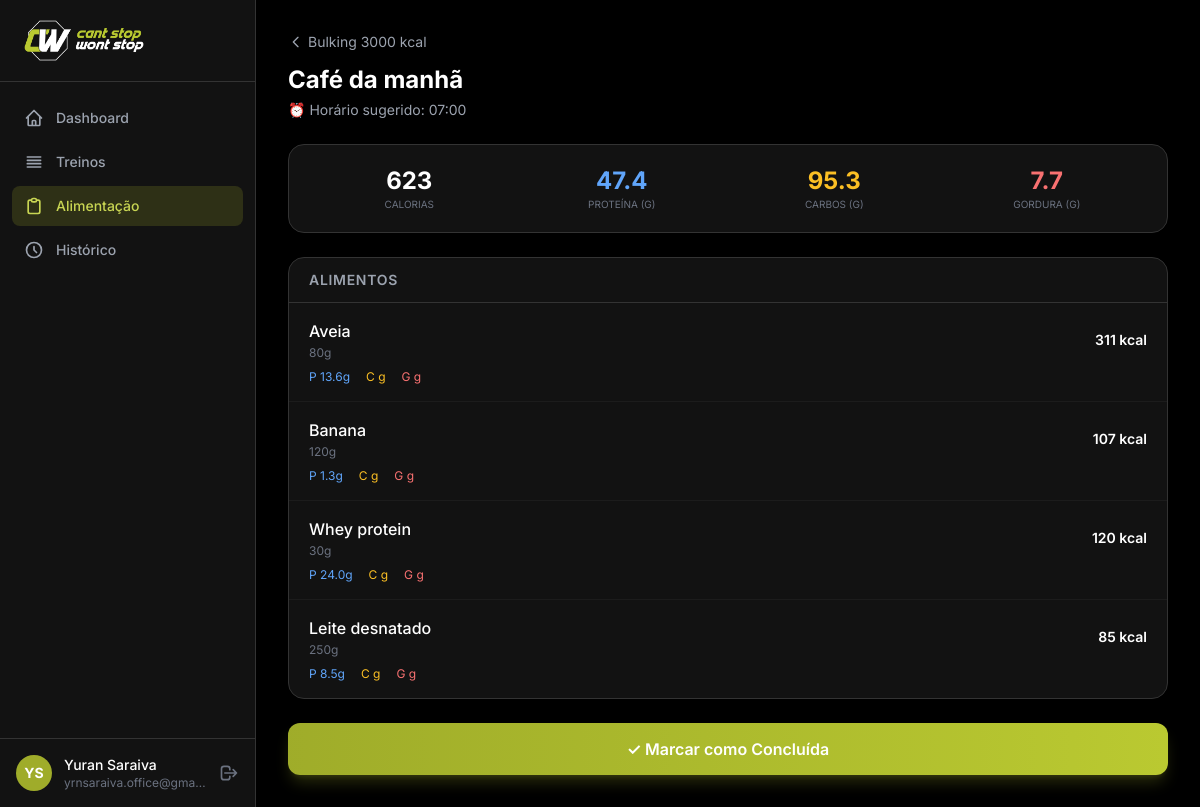
Page /app/nutrition/meal/1/ (signed in) on the committed database.
### apps/accounts/models.py (models this page shows, shortened)
class User(AbstractUser):
    class Role(models.TextChoices):
        COACH = "coach", "Coach"
        CLIENT = "client", "Cliente"
    role = models.CharField(max_length=10, choices=Role.choices, default=Role.CLIENT)
    phone = models.CharField(max_length=20, blank=True)
    photo = models.ImageField(upload_to="profile_photos/", blank=True, null=True)
    bio = models.TextField(blank=True)
    date_of_birth = models.DateField(null=True, blank=True)
    coach = models.ForeignKey(
        "self",
        on_delete=models.SET_NULL,
        null=True,
        blank=True,
        related_name="clients",
        limit_choices_to={"role": Role.COACH},
    )
    @property
    def is_client(self):
        return self.role == self.Role.CLIENT

### apps/nutrition/models.py (models this page shows, shortened)
class Meal(models.Model):
    class MealType(models.TextChoices):
        BREAKFAST = "breakfast", "Café da Manhã"
        MORNING_SNACK = "morning_snack", "Lanche da Manhã"
        LUNCH = "lunch", "Almoço"
        AFTERNOON_SNACK = "afternoon_snack", "Lanche da Tarde"
        DINNER = "dinner", "Jantar"
        SUPPER = "supper", "Ceia"
        PRE_WORKOUT = "pre_workout", "Pré-Treino"
        POST_WORKOUT = "post_workout", "Pós-Treino"
    class DayOfWeek(models.IntegerChoices):
        MONDAY = 1, "Segunda"
        TUESDAY = 2, "Terça"
        WEDNESDAY = 3, "Quarta"
        THURSDAY = 4, "Quinta"
        FRIDAY = 5, "Sexta"
        SATURDAY = 6, "Sábado"
        SUNDAY = 7, "Domingo"
    plan = models.ForeignKey(NutritionPlan, on_delete=models.CASCADE, related_name="meals")
    day_of_week = models.IntegerField(
        choices=DayOfWeek.choices, null=True, blank=True,
        verbose_name="Dia da Semana",
        help_text="Deixa em branco para refeições disponíveis em qualquer dia (ex: lanche livre).",
    )
    meal_type = models.CharField(max_length=20, choices=MealType.choices, verbose_name="Tipo de Refeição")
    name = models.CharField(max_length=200, blank=True, verbose_name="Nome personalizado")
    time = models.TimeField(null=True, blank=True, verbose_name="Horário sugerido")
    order = models.PositiveIntegerField(default=0)
    notes = models.TextField(blank=True)
    class Meta:
        verbose_name = "Refeição"
        verbose_name_plural = "Refeições"
        ordering = ["day_of_week", "order"]

class NutritionPlan(models.Model):
    name = models.CharField(max_length=200, verbose_name="Nome do Plano")
    description = models.TextField(blank=True)
    coach = models.ForeignKey(
        settings.AUTH_USER_MODEL, on_delete=models.CASCADE,
        related_name="nutrition_plans", limit_choices_to={"role": "coach"}
    )
    target_calories = models.PositiveIntegerField(null=True, blank=True, verbose_name="Calorias Alvo")
    target_protein = models.FloatField(null=True, blank=True, verbose_name="Proteína Alvo (g)")
    target_carbs = models.FloatField(null=True, blank=True, verbose_name="Carboidratos Alvo (g)")
    target_fat = models.FloatField(null=True, blank=True, verbose_name="Gordura Alvo (g)")
    is_active = models.BooleanField(default=True)
    created_at = models.DateTimeField(auto_now_add=True)
    updated_at = models.DateTimeField(auto_now=True)
    class Meta:
        verbose_name = "Plano Alimentar"
        verbose_name_plural = "Planos Alimentares"

class MealItem(models.Model):
    meal = models.ForeignKey(Meal, on_delete=models.CASCADE, related_name="items")
    food = models.ForeignKey(FoodItem, on_delete=models.CASCADE)
    quantity_grams = models.FloatField(verbose_name="Quantidade (g)")
    notes = models.CharField(max_length=200, blank=True)
    class Meta:
        verbose_name = "Item da Refeição"
    @property
    def calories(self):
        try:
            return (float(self.food.calories_per_100g) * float(self.quantity_grams)) / 100
        except (TypeError, ValueError):
            return 0
    @property
    def protein(self):
        return (self.food.protein_per_100g * self.quantity_grams) / 100

class FoodItem(models.Model):
    name = models.CharField(max_length=200, verbose_name="Alimento")
    calories_per_100g = models.FloatField(verbose_name="Calorias/100g")
    protein_per_100g = models.FloatField(verbose_name="Proteína/100g")
    carbs_per_100g = models.FloatField(verbose_name="Carboidratos/100g")
    fat_per_100g = models.FloatField(verbose_name="Gordura/100g")
    fiber_per_100g = models.FloatField(default=0, verbose_name="Fibra/100g")
    category = models.CharField(max_length=100, blank=True, verbose_name="Categoria")
    class Meta:
        verbose_name = "Alimento"
        ordering = ["name"]

### apps/nutrition/views.py (the view)
# urls.py: path("meal/<int:pk>/", views.MealDetailView.as_view(), name="meal_detail"),
class MealDetailView(LoginRequiredMixin, ClientRequiredMixin, DetailView):
    model = Meal
    template_name = "nutrition/meal_detail.html"
    context_object_name = "meal"
    def get_context_data(self, **kwargs):
        ctx = super().get_context_data(**kwargs)
        items = self.object.items.select_related("food").all()
        ctx["items"] = items
        ctx["total_calories"] = sum(i.calories for i in items)
        ctx["total_protein"] = sum(i.protein for i in items)
        ctx["total_carbs"] = sum(
            (i.food.carbs_per_100g * i.quantity_grams) / 100 for i in items
        )
        ctx["total_fat"] = sum(
            (i.food.fat_per_100g * i.quantity_grams) / 100 for i in items
        )
        return ctx

### apps/accounts/mixins.py (called while the page is built)
    def test_func(self):
        return self.request.user.is_authenticated and self.request.user.is_client

### templates/nutrition/meal_detail.html (shortened to what this page needs)
{% extends "base.html" %}
{% block content %}
<div class="mb-6">
    <a href="{% url 'nutrition:plan_detail' meal.plan.pk %}" class="inline-flex items-center gap-1 text-sm text-gray-400 hover:text-white mb-3 transition-colors">
        <svg class="w-4 h-4" fill="none" viewBox="0 0 24 24" stroke="currentColor"><path stroke-linecap="round" stroke-linejoin="round" stroke-width="2" d="M15 19l-7-7 7-7"/></svg>
        {{ meal.plan.name }}
    </a>
    <h1 class="text-2xl font-bold text-white">
        {% if meal.name %}{{ meal.name }}{% else %}{{ meal.get_meal_type_display }}{% endif %}
    </h1>
    {% if meal.time %}
        <p class="text-gray-400 text-sm mt-1">⏰ Horário sugerido: {{ meal.time|time:"H:i" }}</p>
    {% endif %}
</div>
<div class="bg-dark-card rounded-2xl border border-dark-border p-5 mb-6">
    <div class="grid grid-cols-4 gap-3 text-center">
        <div>
            <p class="text-2xl font-bold text-white">{{ total_calories|floatformat:0 }}</p>
            <p class="text-[10px] text-gray-500 uppercase">Calorias</p>
        </div>
        <div>
            <p class="text-2xl font-bold text-blue-400">{{ total_protein|floatformat:1 }}</p>
            <p class="text-[10px] text-gray-500 uppercase">Proteína (g)</p>
        </div>
        <div>
            <p class="text-2xl font-bold text-amber-400">{{ total_carbs|floatformat:1 }}</p>
            <p class="text-[10px] text-gray-500 uppercase">Carbos (g)</p>
        </div>
        <div>
            <p class="text-2xl font-bold text-red-400">{{ total_fat|floatformat:1 }}</p>
            <p class="text-[10px] text-gray-500 uppercase">Gordura (g)</p>
        </div>
    </div>
</div>
<div class="bg-dark-card rounded-2xl border border-dark-border overflow-hidden mb-6">
    <div class="px-5 py-3 border-b border-dark-border">
        <h3 class="text-sm font-semibold text-gray-400 uppercase tracking-wider">Alimentos</h3>
    </div>
    <div class="divide-y divide-dark-border/30">
        {% for item in items %}
        <div class="px-5 py-4">
            <div class="flex items-center justify-between">
                <div>
                    <p class="font-medium text-white">{{ item.food.name }}</p>
                    <p class="text-xs text-gray-500 mt-0.5">{{ item.quantity_grams|floatformat:0 }}g</p>
                </div>
                <div class="text-right">
                    <p class="text-sm font-semibold text-white">{{ item.calories|floatformat:0 }} kcal</p>
                </div>
            </div>
            <div class="flex items-center gap-4 mt-2 text-xs">
                <span class="text-blue-400">P {{ item.protein|floatformat:1 }}g</span>
                <span class="text-amber-400">C {{ item.carbs|floatformat:1 }}g</span>
                <span class="text-red-400">G {{ item.fat|floatformat:1 }}g</span>
            </div>
        </div>
        {% endfor %}
    </div>
</div>
<div class="mt-6">
    <form method="post" action="{% url 'nutrition:toggle_meal' meal.pk %}">
        <button type="submit" class="w-full py-3.5 rounded-xl bg-gradient-to-r from-brand-600 to-brand-500 text-white font-semibold hover:from-brand-500 hover:to-brand-400 transition-all shadow-lg shadow-brand-600/25">
            ✓ Marcar como Concluída
        </button>
    </form>
</div>
{% endblock %}

### templates/base.html (shortened to what this page needs)
{% load static %}
<!DOCTYPE html>
<html lang="pt-BR" class="h-full">
<head>
    <script src="https://cdn.tailwindcss.com"></script>
</head>
<body class="h-full bg-dark text-gray-100">
<div class="min-h-full flex">
    <aside id="sidebar"
           class="fixed inset-y-0 left-0 z-50 w-64 bg-dark-card border-r border-dark-border transform -translate-x-full lg:translate-x-0 transition-transform duration-200"
           aria-label="Menu principal">
        <div class="flex items-center gap-3 px-6 py-5 border-b border-dark-border">
            <img src="{% static 'img/05_icon_texto_verdebranco_fundo_preto_grande.png' %}"
                 alt="Prime Coaching" width="120">
        </div>
        <nav class="mt-4 px-3 space-y-1" aria-label="Navegação principal">
            <a href="{% url 'accounts:dashboard' %}"
               class="flex items-center gap-3 px-3 py-2.5 rounded-lg text-sm font-medium
       {% if request.resolver_match.url_name == 'dashboard' %}
           bg-brand-600/20 text-brand-400
       {% else %}
           text-gray-400 hover:bg-dark-surface hover:text-white
       {% endif %} transition-colors">
                Dashboard
            </a>
            <a href="{% url 'workouts:plan_list' %}"
               class="flex items-center gap-3 px-3 py-2.5 rounded-lg text-sm font-medium
       {% if request.resolver_match.app_name == 'workouts' %}
           bg-brand-600/20 text-brand-400
       {% else %}
           text-gray-400 hover:bg-dark-surface hover:text-white
       {% endif %} transition-colors">
                <svg class="w-5 h-5 shrink-0" fill="none" viewBox="0 0 24 24" stroke="currentColor" aria-hidden="true">
                    <path stroke-linecap="round" stroke-linejoin="round" stroke-width="2"
                          d="M4 6h16M4 10h16M4 14h16M4 18h16"/>
                </svg>
                Treinos
            </a>
            <a href="{% url 'nutrition:plan_list' %}"
               {% if request.resolver_match.app_name == 'nutrition' %}aria-current="page"{% endif %}
               class="flex items-center gap-3 px-3 py-2.5 rounded-lg text-sm font-medium
       {% if request.resolver_match.app_name == 'nutrition' %}
           bg-brand-600/20 text-brand-400
       {% else %}
           text-gray-400 hover:bg-dark-surface hover:text-white
       {% endif %} transition-colors">
                <svg class="w-5 h-5 shrink-0" fill="none" viewBox="0 0 24 24" stroke="currentColor" aria-hidden="true">
                    <path stroke-linecap="round" stroke-linejoin="round" stroke-width="2"
                          d="M9 5H7a2 2 0 00-2 2v12a2 2 0 002 2h10a2 2 0 002-2V7a2 2 0 00-2-2h-2M9 5a2 2 0 002 2h2a2 2 0 002-2M9 5a2 2 0 012-2h2a2 2 0 012 2"/>
                </svg>
                Alimentação
            </a>
            <a href="{% url 'workouts:history' %}"
               class="flex items-center gap-3 px-3 py-2.5 rounded-lg text-sm font-medium
       {% if request.resolver_match.url_name == 'history' %}
           bg-brand-600/20 text-brand-400
       {% else %}
           text-gray-400 hover:bg-dark-surface hover:text-white
       {% endif %} transition-colors">
                <svg class="w-5 h-5 shrink-0" fill="none" viewBox="0 0 24 24" stroke="currentColor" aria-hidden="true">
                    <path stroke-linecap="round" stroke-linejoin="round" stroke-width="2"
                          d="M12 8v4l3 3m6-3a9 9 0 11-18 0 9 9 0 0118 0z"/>
                </svg>
                Histórico
            </a>
        </nav>
        <div class="absolute bottom-0 left-0 right-0 p-4 border-t border-dark-border">
            <div class="flex items-center gap-3">
                {% if user.photo %}
                    <a href="{% url 'accounts:profile' %}">
                        <img src="{{ user.photo.url }}" alt="Foto de {{ user.get_full_name }}"
                             class="w-9 h-9 rounded-full object-cover ring-2 ring-dark-border">
                    </a>
                {% else %}
                    <a href="{% url 'accounts:profile' %}"
                       class="w-9 h-9 rounded-full bg-brand-600 flex items-center justify-center text-sm font-bold text-white"
                       aria-label="Perfil de {{ user.get_full_name }}">
                        {{ user.first_name.0 }}{{ user.last_name.0 }}
                    </a>
                {% endif %}
                <div class="flex-1 min-w-0">
                    <a href="{% url 'accounts:profile' %}"
                       class="text-sm font-medium text-white truncate block">{{ user.get_full_name }}</a>
                    <p class="text-xs text-gray-500 truncate">{{ user.email }}</p>
                </div>
                <a href="{% url 'accounts:logout' %}" class="text-gray-500 hover:text-red-400 transition-colors"
                   aria-label="Sair da conta">
                    <svg class="w-5 h-5" fill="none" viewBox="0 0 24 24" stroke="currentColor" aria-hidden="true">
                        <path stroke-linecap="round" stroke-linejoin="round" stroke-width="2"
                              d="M17 16l4-4m0 0l-4-4m4 4H7m6 4v1a3 3 0 01-3 3H6a3 3 0 01-3-3V7a3 3 0 013-3h4a3 3 0 013 3v1"/>
                    </svg>
                </a>
            </div>
        </div>
    </aside>
    <main class="flex-1 lg:ml-64 pt-14 lg:pt-0">
        <div class="max-w-6xl mx-auto px-4 sm:px-6 lg:px-8 py-6 lg:py-8">
            {% block content %}{% endblock %}
        </div>
    </main>
</div>
</body>
</html>

### templates/base.html (style rules this page uses)
body { font-family: 'Inter', sans-serif; }

### rows in the picture
User: first_name.0 "Y", last_name.0 "S", get_full_name "Yuran Saraiva", email "yrnsaraiva.office@gma…"
Meal: plan.name "Bulking 3000 kcal", name "Café da manhã", time "07:00"
MealItem: food.name "Aveia", quantity_grams "80", calories "311", protein "13.6"
MealItem: food.name "Banana", quantity_grams "120", calories "107", protein "1.3"
MealItem: food.name "Whey protein", quantity_grams "30", calories "120", protein "24.0"
MealItem: food.name "Leite desnatado", quantity_grams "250", calories "85", protein "8.5"

### other values in the picture
{{ total_calories|floatformat:0 }} "623"
{{ total_protein|floatformat:1 }} "47.4"
{{ total_carbs|floatformat:1 }} "95.3"
{{ total_fat|floatformat:1 }} "7.7"
